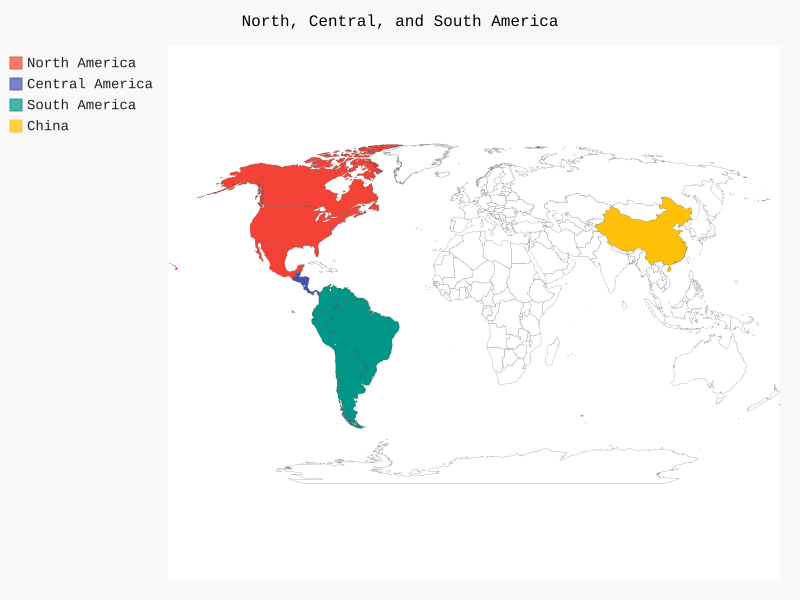

Recreate this plot in Python.
import pygal
import pygal_maps_world.maps

wm = pygal_maps_world.maps.World()
wm.title = 'North, Central, and South America'

wm.add('North America', ['ca', 'mx', 'us'])
wm.add('Central America', ['bz', 'cr', 'gt', 'hn', 'ni', 'pa', 'sv'])
wm.add('South America', ['ar', 'bo', 'br', 'cl', 'co', 'ec', 'gf', 'gy', 'pe', 'py', 'sr', 'uy', 've'])
wm.add('China', ['cn'])

wm.render_to_file('americas.svg')
